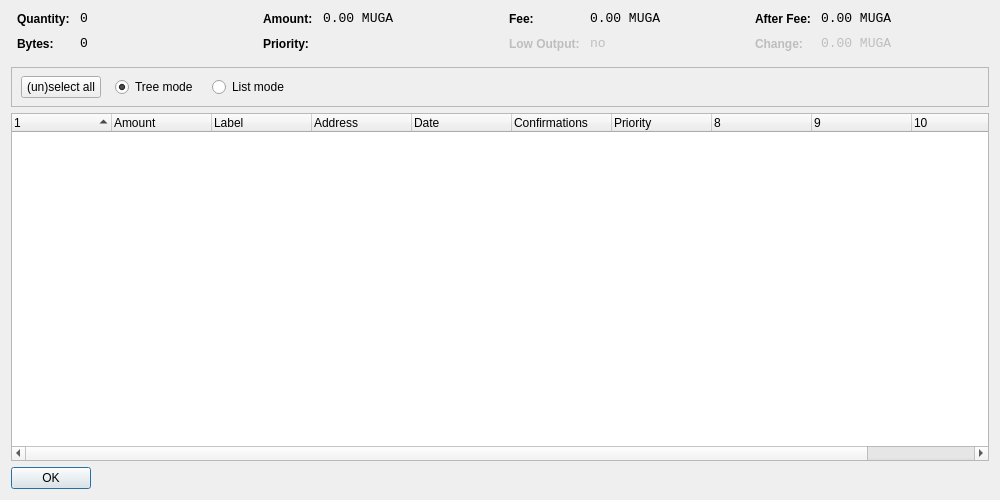
<?xml version="1.0" encoding="UTF-8"?>
<ui version="4.0">
 <class>CoinControlDialog</class>
 <widget class="QDialog" name="CoinControlDialog">
  <property name="geometry">
   <rect>
    <x>0</x>
    <y>0</y>
    <width>1000</width>
    <height>500</height>
   </rect>
  </property>
  <property name="windowTitle">
   <string>Coin Control</string>
  </property>
  <layout class="QVBoxLayout" name="verticalLayout">
   <item>
    <layout class="QHBoxLayout" name="horizontalLayoutTop" stretch="0,0,0,0">
     <property name="topMargin">
      <number>0</number>
     </property>
     <property name="bottomMargin">
      <number>10</number>
     </property>
     <item>
      <layout class="QFormLayout" name="formLayoutCoinControl1">
       <property name="horizontalSpacing">
        <number>10</number>
       </property>
       <property name="verticalSpacing">
        <number>10</number>
       </property>
       <property name="leftMargin">
        <number>6</number>
       </property>
       <property name="rightMargin">
        <number>6</number>
       </property>
       <item row="0" column="0">
        <widget class="QLabel" name="labelCoinControlQuantityText">
         <property name="styleSheet">
          <string notr="true">font-weight:bold;</string>
         </property>
         <property name="text">
          <string>Quantity:</string>
         </property>
        </widget>
       </item>
       <item row="0" column="1">
        <widget class="QLabel" name="labelCoinControlQuantity">
         <property name="font">
          <font>
           <family>Monospace</family>
           <pointsize>10</pointsize>
          </font>
         </property>
         <property name="cursor">
          <cursorShape>IBeamCursor</cursorShape>
         </property>
         <property name="contextMenuPolicy">
          <enum>Qt::ActionsContextMenu</enum>
         </property>
         <property name="text">
          <string notr="true">0</string>
         </property>
         <property name="textInteractionFlags">
          <set>Qt::LinksAccessibleByMouse|Qt::TextSelectableByKeyboard|Qt::TextSelectableByMouse</set>
         </property>
        </widget>
       </item>
       <item row="1" column="0">
        <widget class="QLabel" name="labelCoinControlBytesText">
         <property name="styleSheet">
          <string notr="true">font-weight:bold;</string>
         </property>
         <property name="text">
          <string>Bytes:</string>
         </property>
        </widget>
       </item>
       <item row="1" column="1">
        <widget class="QLabel" name="labelCoinControlBytes">
         <property name="font">
          <font>
           <family>Monospace</family>
           <pointsize>10</pointsize>
          </font>
         </property>
         <property name="cursor">
          <cursorShape>IBeamCursor</cursorShape>
         </property>
         <property name="contextMenuPolicy">
          <enum>Qt::ActionsContextMenu</enum>
         </property>
         <property name="text">
          <string notr="true">0</string>
         </property>
         <property name="textInteractionFlags">
          <set>Qt::LinksAccessibleByMouse|Qt::TextSelectableByKeyboard|Qt::TextSelectableByMouse</set>
         </property>
        </widget>
       </item>
      </layout>
     </item>
     <item>
      <layout class="QFormLayout" name="formLayoutCoinControl2">
       <property name="horizontalSpacing">
        <number>10</number>
       </property>
       <property name="verticalSpacing">
        <number>10</number>
       </property>
       <property name="leftMargin">
        <number>6</number>
       </property>
       <property name="rightMargin">
        <number>6</number>
       </property>
       <item row="0" column="0">
        <widget class="QLabel" name="labelCoinControlAmountText">
         <property name="styleSheet">
          <string notr="true">font-weight:bold;</string>
         </property>
         <property name="text">
          <string>Amount:</string>
         </property>
        </widget>
       </item>
       <item row="0" column="1">
        <widget class="QLabel" name="labelCoinControlAmount">
         <property name="font">
          <font>
           <family>Monospace</family>
           <pointsize>10</pointsize>
          </font>
         </property>
         <property name="cursor">
          <cursorShape>IBeamCursor</cursorShape>
         </property>
         <property name="contextMenuPolicy">
          <enum>Qt::ActionsContextMenu</enum>
         </property>
         <property name="text">
          <string notr="true">0.00 MUGA</string>
         </property>
         <property name="textInteractionFlags">
          <set>Qt::LinksAccessibleByMouse|Qt::TextSelectableByKeyboard|Qt::TextSelectableByMouse</set>
         </property>
        </widget>
       </item>
       <item row="1" column="0">
        <widget class="QLabel" name="labelCoinControlPriorityText">
         <property name="styleSheet">
          <string notr="true">font-weight:bold;</string>
         </property>
         <property name="text">
          <string>Priority:</string>
         </property>
        </widget>
       </item>
       <item row="1" column="1">
        <widget class="QLabel" name="labelCoinControlPriority">
         <property name="font">
          <font>
           <family>Monospace</family>
           <pointsize>10</pointsize>
          </font>
         </property>
         <property name="cursor">
          <cursorShape>IBeamCursor</cursorShape>
         </property>
         <property name="contextMenuPolicy">
          <enum>Qt::ActionsContextMenu</enum>
         </property>
         <property name="text">
          <string/>
         </property>
         <property name="textInteractionFlags">
          <set>Qt::LinksAccessibleByMouse|Qt::TextSelectableByKeyboard|Qt::TextSelectableByMouse</set>
         </property>
        </widget>
       </item>
      </layout>
     </item>
     <item>
      <layout class="QFormLayout" name="formLayoutCoinControl3">
       <property name="horizontalSpacing">
        <number>10</number>
       </property>
       <property name="verticalSpacing">
        <number>10</number>
       </property>
       <property name="leftMargin">
        <number>6</number>
       </property>
       <property name="rightMargin">
        <number>6</number>
       </property>
       <item row="0" column="0">
        <widget class="QLabel" name="labelCoinControlFeeText">
         <property name="styleSheet">
          <string notr="true">font-weight:bold;</string>
         </property>
         <property name="text">
          <string>Fee:</string>
         </property>
        </widget>
       </item>
       <item row="0" column="1">
        <widget class="QLabel" name="labelCoinControlFee">
         <property name="font">
          <font>
           <family>Monospace</family>
           <pointsize>10</pointsize>
          </font>
         </property>
         <property name="cursor">
          <cursorShape>IBeamCursor</cursorShape>
         </property>
         <property name="contextMenuPolicy">
          <enum>Qt::ActionsContextMenu</enum>
         </property>
         <property name="text">
          <string notr="true">0.00 MUGA</string>
         </property>
         <property name="textInteractionFlags">
          <set>Qt::LinksAccessibleByMouse|Qt::TextSelectableByKeyboard|Qt::TextSelectableByMouse</set>
         </property>
        </widget>
       </item>
       <item row="1" column="0">
        <widget class="QLabel" name="labelCoinControlLowOutputText">
         <property name="enabled">
          <bool>false</bool>
         </property>
         <property name="styleSheet">
          <string notr="true">font-weight:bold;</string>
         </property>
         <property name="text">
          <string>Low Output:</string>
         </property>
        </widget>
       </item>
       <item row="1" column="1">
        <widget class="QLabel" name="labelCoinControlLowOutput">
         <property name="enabled">
          <bool>false</bool>
         </property>
         <property name="font">
          <font>
           <family>Monospace</family>
           <pointsize>10</pointsize>
          </font>
         </property>
         <property name="cursor">
          <cursorShape>IBeamCursor</cursorShape>
         </property>
         <property name="contextMenuPolicy">
          <enum>Qt::ActionsContextMenu</enum>
         </property>
         <property name="text">
          <string notr="true">no</string>
         </property>
         <property name="textInteractionFlags">
          <set>Qt::LinksAccessibleByMouse|Qt::TextSelectableByKeyboard|Qt::TextSelectableByMouse</set>
         </property>
        </widget>
       </item>
      </layout>
     </item>
     <item>
      <layout class="QFormLayout" name="formLayoutCoinControl4">
       <property name="horizontalSpacing">
        <number>10</number>
       </property>
       <property name="verticalSpacing">
        <number>10</number>
       </property>
       <property name="leftMargin">
        <number>6</number>
       </property>
       <property name="rightMargin">
        <number>6</number>
       </property>
       <item row="0" column="0">
        <widget class="QLabel" name="labelCoinControlAfterFeeText">
         <property name="styleSheet">
          <string notr="true">font-weight:bold;</string>
         </property>
         <property name="text">
          <string>After Fee:</string>
         </property>
        </widget>
       </item>
       <item row="0" column="1">
        <widget class="QLabel" name="labelCoinControlAfterFee">
         <property name="font">
          <font>
           <family>Monospace</family>
           <pointsize>10</pointsize>
          </font>
         </property>
         <property name="cursor">
          <cursorShape>IBeamCursor</cursorShape>
         </property>
         <property name="contextMenuPolicy">
          <enum>Qt::ActionsContextMenu</enum>
         </property>
         <property name="text">
          <string notr="true">0.00 MUGA</string>
         </property>
         <property name="textInteractionFlags">
          <set>Qt::LinksAccessibleByMouse|Qt::TextSelectableByKeyboard|Qt::TextSelectableByMouse</set>
         </property>
        </widget>
       </item>
       <item row="1" column="0">
        <widget class="QLabel" name="labelCoinControlChangeText">
         <property name="enabled">
          <bool>false</bool>
         </property>
         <property name="styleSheet">
          <string notr="true">font-weight:bold;</string>
         </property>
         <property name="text">
          <string>Change:</string>
         </property>
        </widget>
       </item>
       <item row="1" column="1">
        <widget class="QLabel" name="labelCoinControlChange">
         <property name="enabled">
          <bool>false</bool>
         </property>
         <property name="font">
          <font>
           <family>Monospace</family>
           <pointsize>10</pointsize>
          </font>
         </property>
         <property name="cursor">
          <cursorShape>IBeamCursor</cursorShape>
         </property>
         <property name="contextMenuPolicy">
          <enum>Qt::ActionsContextMenu</enum>
         </property>
         <property name="text">
          <string notr="true">0.00 MUGA</string>
         </property>
         <property name="textInteractionFlags">
          <set>Qt::LinksAccessibleByMouse|Qt::TextSelectableByKeyboard|Qt::TextSelectableByMouse</set>
         </property>
        </widget>
       </item>
      </layout>
     </item>
    </layout>
   </item>
   <item>
    <widget class="QFrame" name="frame">
     <property name="minimumSize">
      <size>
       <width>0</width>
       <height>40</height>
      </size>
     </property>
     <property name="frameShape">
      <enum>QFrame::StyledPanel</enum>
     </property>
     <property name="frameShadow">
      <enum>QFrame::Sunken</enum>
     </property>
     <widget class="QWidget" name="horizontalLayoutWidget">
      <property name="geometry">
       <rect>
        <x>10</x>
        <y>0</y>
        <width>781</width>
        <height>41</height>
       </rect>
      </property>
      <layout class="QHBoxLayout" name="horizontalLayoutPanel" stretch="0,0,0,0,0">
       <property name="spacing">
        <number>14</number>
       </property>
       <item>
        <widget class="QPushButton" name="pushButtonSelectAll">
         <property name="sizePolicy">
          <sizepolicy hsizetype="Maximum" vsizetype="Fixed">
           <horstretch>0</horstretch>
           <verstretch>0</verstretch>
          </sizepolicy>
         </property>
         <property name="text">
          <string>(un)select all</string>
         </property>
        </widget>
       </item>
       <item>
        <widget class="QRadioButton" name="radioTreeMode">
         <property name="sizePolicy">
          <sizepolicy hsizetype="Maximum" vsizetype="Fixed">
           <horstretch>0</horstretch>
           <verstretch>0</verstretch>
          </sizepolicy>
         </property>
         <property name="text">
          <string>Tree mode</string>
         </property>
         <property name="checked">
          <bool>true</bool>
         </property>
        </widget>
       </item>
       <item>
        <widget class="QRadioButton" name="radioListMode">
         <property name="sizePolicy">
          <sizepolicy hsizetype="Maximum" vsizetype="Fixed">
           <horstretch>0</horstretch>
           <verstretch>0</verstretch>
          </sizepolicy>
         </property>
         <property name="text">
          <string>List mode</string>
         </property>
        </widget>
       </item>
       <item>
        <spacer name="horizontalSpacer">
         <property name="orientation">
          <enum>Qt::Horizontal</enum>
         </property>
         <property name="sizeHint" stdset="0">
          <size>
           <width>40</width>
           <height>20</height>
          </size>
         </property>
        </spacer>
       </item>
      </layout>
     </widget>
    </widget>
   </item>
   <item>
    <widget class="CoinControlTreeWidget" name="treeWidget">
     <property name="contextMenuPolicy">
      <enum>Qt::CustomContextMenu</enum>
     </property>
     <property name="sortingEnabled">
      <bool>false</bool>
     </property>
     <property name="columnCount">
      <number>11</number>
     </property>
     <attribute name="headerShowSortIndicator" stdset="0">
      <bool>true</bool>
     </attribute>
     <attribute name="headerStretchLastSection">
      <bool>false</bool>
     </attribute>
     <column>
      <property name="text">
       <string/>
      </property>
     </column>
     <column>
      <property name="text">
       <string>Amount</string>
      </property>
     </column>
     <column>
      <property name="text">
       <string>Label</string>
      </property>
     </column>
     <column>
      <property name="text">
       <string>Address</string>
      </property>
     </column>
     <column>
      <property name="text">
       <string>Date</string>
      </property>
     </column>
     <column>
      <property name="text">
       <string>Confirmations</string>
      </property>
      <property name="toolTip">
       <string>Confirmed</string>
      </property>
     </column>
     <column>
      <property name="text">
       <string>Priority</string>
      </property>
     </column>
     <column>
      <property name="text">
       <string/>
      </property>
     </column>
     <column>
      <property name="text">
       <string/>
      </property>
     </column>
     <column>
      <property name="text">
       <string/>
      </property>
     </column>
     <column>
      <property name="text">
       <string/>
      </property>
     </column>
    </widget>
   </item>
   <item>
    <widget class="QDialogButtonBox" name="buttonBox">
     <property name="sizePolicy">
      <sizepolicy hsizetype="Maximum" vsizetype="Fixed">
       <horstretch>0</horstretch>
       <verstretch>0</verstretch>
      </sizepolicy>
     </property>
     <property name="orientation">
      <enum>Qt::Horizontal</enum>
     </property>
     <property name="standardButtons">
      <set>QDialogButtonBox::Ok</set>
     </property>
    </widget>
   </item>
  </layout>
 </widget>
 <customwidgets>
  <customwidget>
   <class>CoinControlTreeWidget</class>
   <extends>QTreeWidget</extends>
   <header>coincontroltreewidget.h</header>
  </customwidget>
 </customwidgets>
 <resources/>
 <connections/>
</ui>
